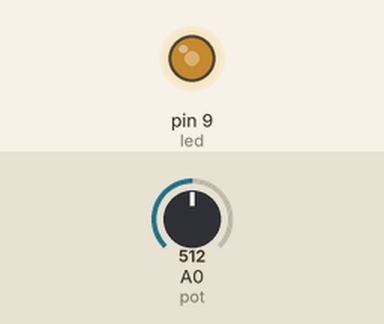
Bench run of a sketch on a simulated Arduino Uno, built with avr-gcc and run on an emulated ATmega328P. On the bench: output pins drawn as LEDs (lit = HIGH). The test bench sets the inputs (shaded band); at power-on: A0 (pot) = 512.

Above: at 1.2 s.
1.3 s: A0 (pot) set to 716
At 2.5 s:
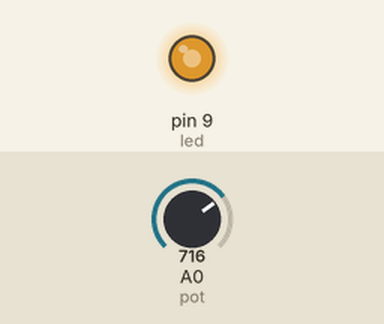
2.8 s: A0 (pot) set to 900
At 3.8 s:
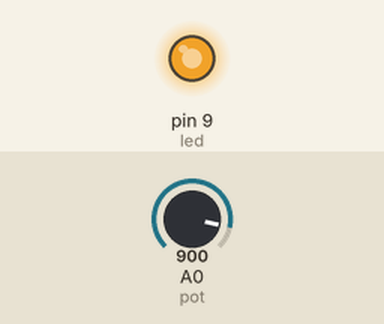
4.3 s: A0 (pot) set to 122
At 4.9 s:
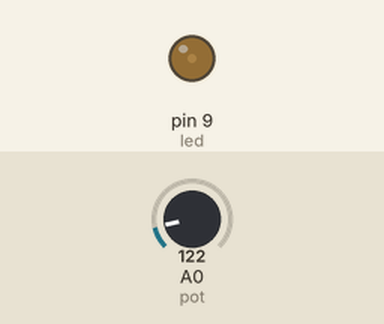
5.8 s: A0 (pot) set to 0
At 6.1 s:
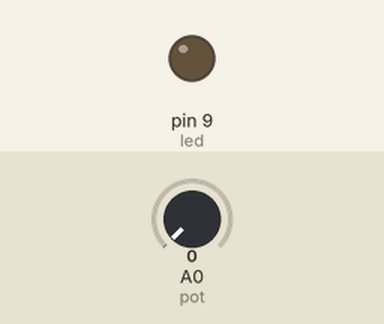
7.3 s: A0 (pot) set to 511
At 8.4 s:
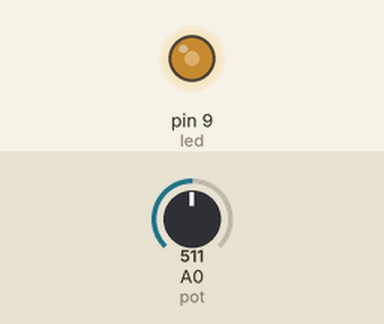
Timing chart, 0 to 9.8 s (numbered marks = the images above; inputs shaded):
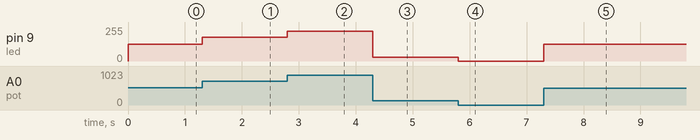

The sketch:

ex05.ino
```cpp
int led = 9;      // pino PWM do LED
int pot = A0;     // pino analógico do potenciômetro
int valor = 0;    // variável para armazenar a leitura

void setup() {
  pinMode(led, OUTPUT);
}

void loop() {
  valor = analogRead(pot);        // lê o potenciômetro (0 a 1023)
  int brilho = map(valor, 0, 1023, 0, 255); // converte para PWM (0 a 255)
  analogWrite(led, brilho);       // aplica o valor no LED
}
```

Measured:
- after the input at 1.3 s, pin 9 (led): 127/255 → 178/255 at once
- after the input at 2.8 s, pin 9 (led): 178/255 → 224/255 at once
- after the input at 4.3 s, pin 9 (led): 224/255 → 30/255 at once
- after the input at 5.8 s, pin 9 (led): 30/255 → 0/255 at once
- after the input at 7.3 s, pin 9 (led): 0/255 → 127/255 at once
